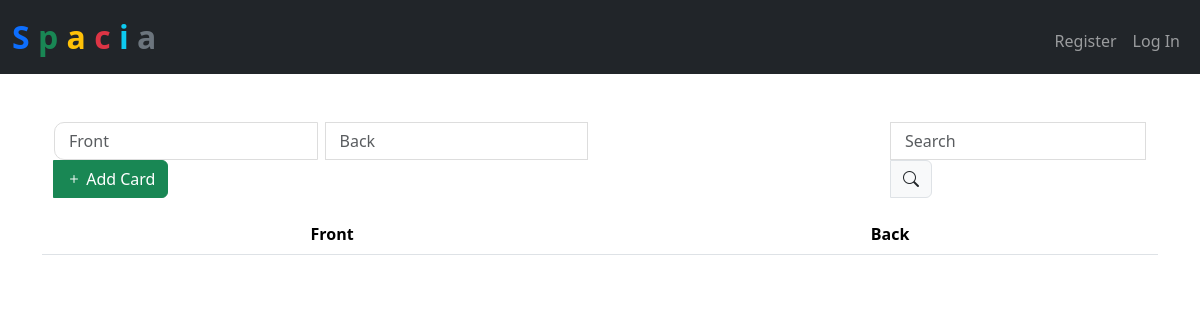
Before: /cards/57 with the older database file.
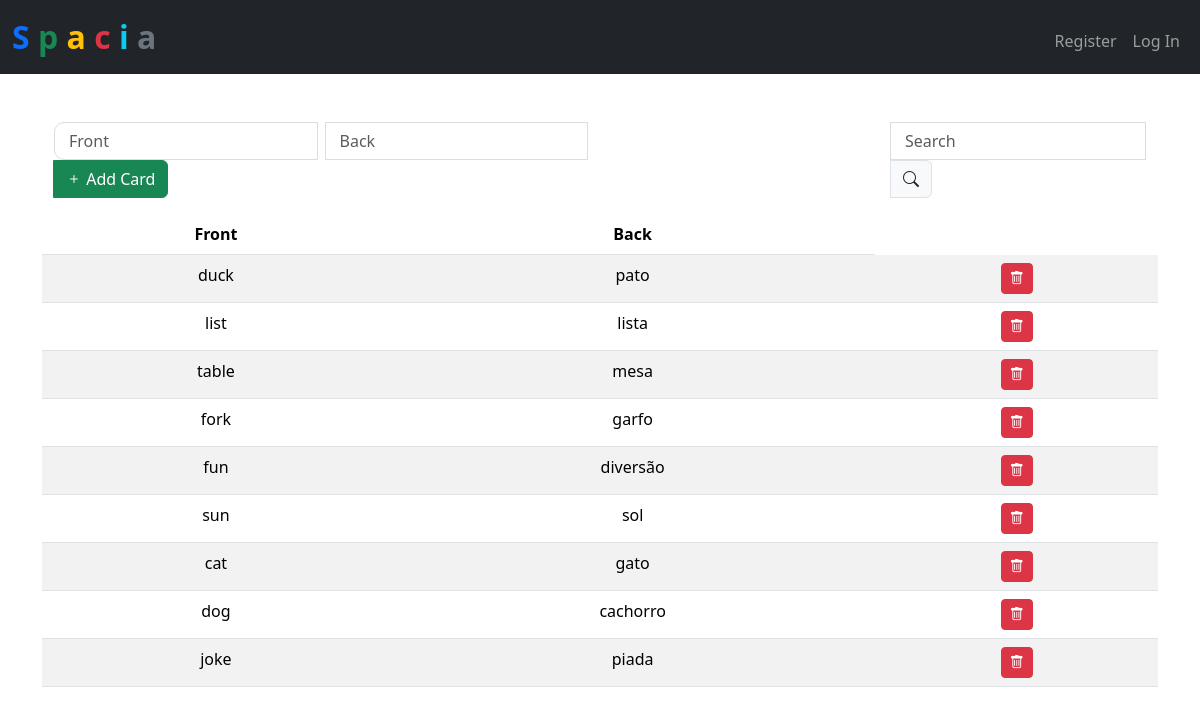
After: the same page with the newer database file.
### tables this page shows
CREATE TABLE cards (
    id INTEGER PRIMARY KEY AUTOINCREMENT,

    deck_id INTEGER NOT NULL,
    front TEXT NOT NULL,
    back TEXT NOT NULL,

    state TEXT NOT NULL CHECK (
        state IN ('learning', 'review', 'relearning')
    ),

    step INTEGER NOT NULL DEFAULT 0,
    interval INTEGER NOT NULL DEFAULT 0,
    ease REAL NOT NULL DEFAULT 2.5,
    repetitions INTEGER NOT NULL DEFAULT 0,

    due INTEGER NOT NULL,
    last_review INTEGER,

    created_at DATETIME DEFAULT CURRENT_TIMESTAMP,
    updated_at DATETIME DEFAULT CURRENT_TIMESTAMP,

    FOREIGN KEY (deck_id) REFERENCES decks(id) ON DELETE CASCADE
);

### src/main.py (the view)
@app.route("/cards/<int:deck_id>")  # type: ignore
def cards(deck_id: int) -> WerkzeugResponse | str | None:
    cards = db.execute(  # type: ignore
        "SELECT id, front, back, deck_id FROM cards WHERE deck_id = ?", deck_id
    )
    return render_template("cards.html", cards=cards, deck_id=deck_id)

### src/main.py (called while the page is built)
@app.after_request
def after_request(response: Response) -> Response:
    response.headers["Cache-Control"] = "no-cache, no-store, must-revalidate"
    response.headers["Expires"] = 0
    response.headers["Pragma"] = "no-cache"
    return response

### src/templates/cards.html (shortened to what this page needs)
{% extends "layout.html" %}  {% block main %}
<div class="container">
  <div class="row justify-content-between">
    <div class="col-6">
      <div class="input-group mb-3">
        <input
          id="front_card"
          autocomplete="off"
          autofocus
          class="form-control w-auto me-2"
          name="front_card"
          placeholder="Front"
          type="text"
        />
        <input
          id="back_card"
          autocomplete="off"
          autofocus
          class="form-control w-auto"
          name="back_card"
          placeholder="Back"
          type="text"
        />
        <button id="add-card" type="button" class="btn btn-success">
          <i class="bi bi-plus"></i>
          Add Card
        </button>
      </div>
    </div>
    <div class="col-3">
      <div class="input-group mb-3">
        <input
          id="search_card_input"
          class="form-control w-auto"
          type="search"
          placeholder="Search"
          aria-label="Search"
        />
        <span class="input-group-text" id="addon-wrapping"
          ><i class="bi bi-search"></i
        ></span>
      </div>
    </div>
  </div>
</div>
<table id="table_cards" class="table table-striped">
  <thead>
    <tr>
      <th scope="col">Front</th>
      <th scope="col">Back</th>
    </tr>
  </thead>
  <tbody>
    {% for card in cards %}
    <tr>
      <td>{{card.front}}</td>
      <td>{{card.back}}</td>
      <td>
        <button
          id="{{card.id}}"
          type="button"
          class="btn btn-sm btn-danger delete-card"
        >
          <i class="bi bi-trash"></i>
        </button>
      </td>
    </tr>
    {% endfor %}
  </tbody>
</table>
{% endblock %}

### src/templates/layout.html (shortened to what this page needs)
<!DOCTYPE html>
<html lang="en">
  <head>
    <link
      href="https://cdn.jsdelivr.net/npm/bootstrap@5.3.3/dist/css/bootstrap.min.css"
      rel="stylesheet"
    />
    <link
      rel="stylesheet"
      href="https://cdn.jsdelivr.net/npm/bootstrap-icons@1.5.0/font/bootstrap-icons.css"
    />
    <link
      href="{{ url_for('static', filename='styles.css') }}"
      rel="stylesheet"
    />
  </head>
  <body>
    <nav class="navbar-dark bg-dark navbar navbar-expand-md">
      <div class="container-fluid">
        <a class="navbar-brand" href="{{url_for('index')}}">
          <span class="fw-bold text-primary">S</span>
          <span class="fw-bold text-success">p</span>
          <span class="fw-bold text-warning">a</span>
          <span class="fw-bold text-danger">c</span>
          <span class="fw-bold text-info">i</span>
          <span class="fw-bold text-secondary">a</span>
        </a>
        <div class="collapse navbar-collapse" id="navbar">
          {% if session["user_id"] %}
          <ul class="navbar-nav me-auto mt-2">
            <li class="nav-item">
              <a class="nav-link" href="{{url_for('decks')}}">Decks</a>
            </li>
          </ul>
          <ul class="navbar-nav ms-auto mt-2">
            <li class="nav-item">
              <a class="nav-link" href="{{url_for('logout')}}">Log Out</a>
            </li>
          </ul>
          {% else %}
          <ul class="navbar-nav ms-auto mt-2">
            <li class="nav-item">
              <a class="nav-link" href="{{url_for('register')}}">Register</a>
            </li>
            <li class="nav-item">
              <a class="nav-link" href="{{url_for('login')}}">Log In</a>
            </li>
          </ul>
          {% endif %}
        </div>
      </div>
    </nav>
    <main class="container py-5 text-center">
      {% block main %}{% endblock %}
    </main>
  </body>
</html>

### src/static/styles.css (style rules this page uses)
nav .navbar-brand { font-size: xx-large; }
.form-control { border-radius: 10px; padding-left: 14px; border: 1px solid #ddd; }

Changed rows visible on the page:
added cards: front "duck", back "pato"
added cards: front "list", back "lista"
added cards: front "table", back "mesa"
added cards: front "fork", back "garfo"
added cards: front "fun", back "diversão"
added cards: front "sun", back "sol"
added cards: front "cat", back "gato"
added cards: front "dog", back "cachorro"
added cards: front "joke", back "piada"
